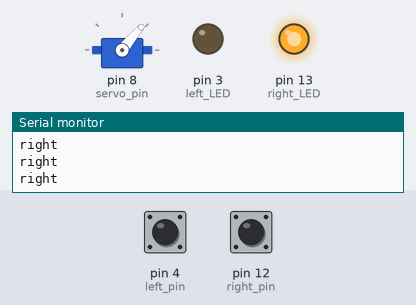
A sketch run on a simulated Arduino Uno, built with avr-gcc and run on an emulated ATmega328P. On the bench: servo, output pins drawn as LEDs (lit = HIGH), the last lines printed to the serial monitor. The inputs (shaded band) are chosen by the test bench; at power-on: pin 4 (left_pin) HIGH, pin 12 (right_pin) LOW.

Above: at 1.4 s.
1.5 s: pin 4 (left_pin) pulled LOW for 0.35 s
At 4.6 s:
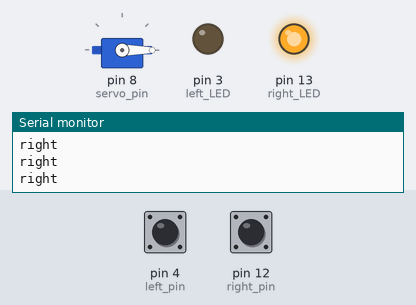
4.8 s: pin 12 (right_pin) pulled HIGH for 0.35 s
At 5.2 s:
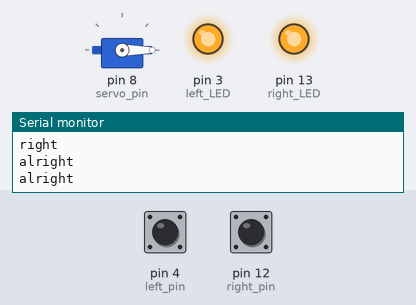
6.9 s: pin 12 (right_pin) pulled HIGH for 3.2 s
At 11.4 s:
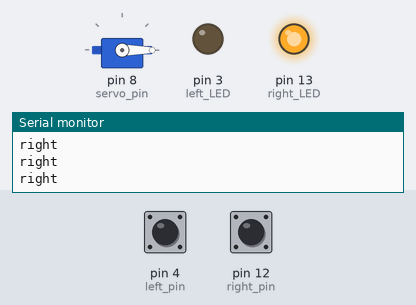
11.7 s: pin 4 (left_pin) pulled LOW for 3.2 s
At 12.6 s:
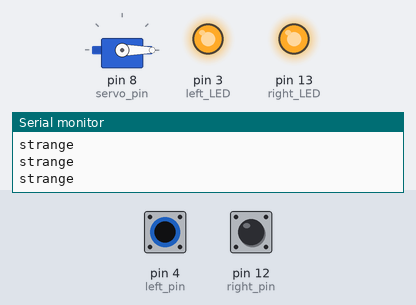
16.5 s: pin 4 (left_pin) driven LOW and pin 12 (right_pin) driven HIGH
At 17.6 s:
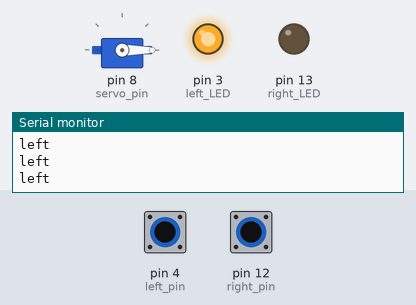
Timing chart, 0 to 24.3 s (numbered marks = the images above; inputs shaded):
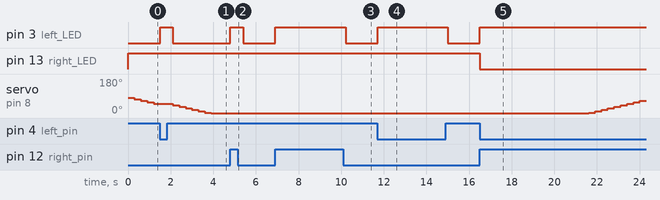

The sketch:

horizon_check.ino
```cpp
#include<Servo.h>
Servo servo;

int servo_pin = 8;
int left_LED = 3;
int left_pin = 4;
int right_LED = 13;
int right_pin = 12;
int min_value = 544;
int max_value = 2400;
int now_degree = 90;

void setup() {
    pinMode(left_LED, OUTPUT);
    pinMode(right_LED, OUTPUT);
    pinMode(left_pin, INPUT);
    pinMode(right_pin, INPUT);

    servo.attach(servo_pin, min_value, max_value);
    servo.write(90);

    Serial.begin(9600);
}

void loop() {
    bool left_sensor = digitalRead(left_pin);
    bool right_sensor = digitalRead(right_pin);

    if(left_sensor == LOW && right_sensor == HIGH){
       now_degree = now_degree + 8;
       servo.write(now_degree);
       digitalWrite(left_LED, HIGH);
       digitalWrite(right_LED, LOW);
       Serial.println("left");
    }

    if(left_sensor == HIGH && right_sensor == LOW){
      now_degree = now_degree - 8;
      servo.write(now_degree);
      digitalWrite(left_LED, LOW);
      digitalWrite(right_LED, HIGH);
      Serial.println("right");
    }

    if(left_sensor == HIGH && right_sensor == HIGH){
      servo.write(now_degree);
      digitalWrite(left_LED, HIGH);
      digitalWrite(right_LED, HIGH);
      Serial.println("alright");
    }

    if(left_sensor == LOW && right_sensor == LOW){
      servo.write(now_degree + 15);
      servo.write(now_degree - 15);
      servo.write(now_degree);
      digitalWrite(left_LED, HIGH);
      digitalWrite(right_LED, HIGH);
      Serial.println("strange");
    }

    delay(300);
}
```

Measured:
- after the input at 1.5 s, pin 3 (left_LED): LOW → HIGH at once, → LOW 0.60 s later
- after the input at 4.8 s, pin 3 (left_LED): LOW → HIGH at once, → LOW 0.60 s later
- after the input at 6.9 s, pin 3 (left_LED): LOW → HIGH at once, → LOW 3.3 s later
- after the input at 11.7 s, pin 3 (left_LED): LOW → HIGH at once, → LOW 3.3 s later
- after the input at 16.5 s, pin 3 (left_LED): LOW → HIGH at once; pin 13 (right_LED): HIGH → LOW at once; servo on pin 8 (servo_pin): moves from 0° to 66° over 2.4 s, starting after 5.1 s
